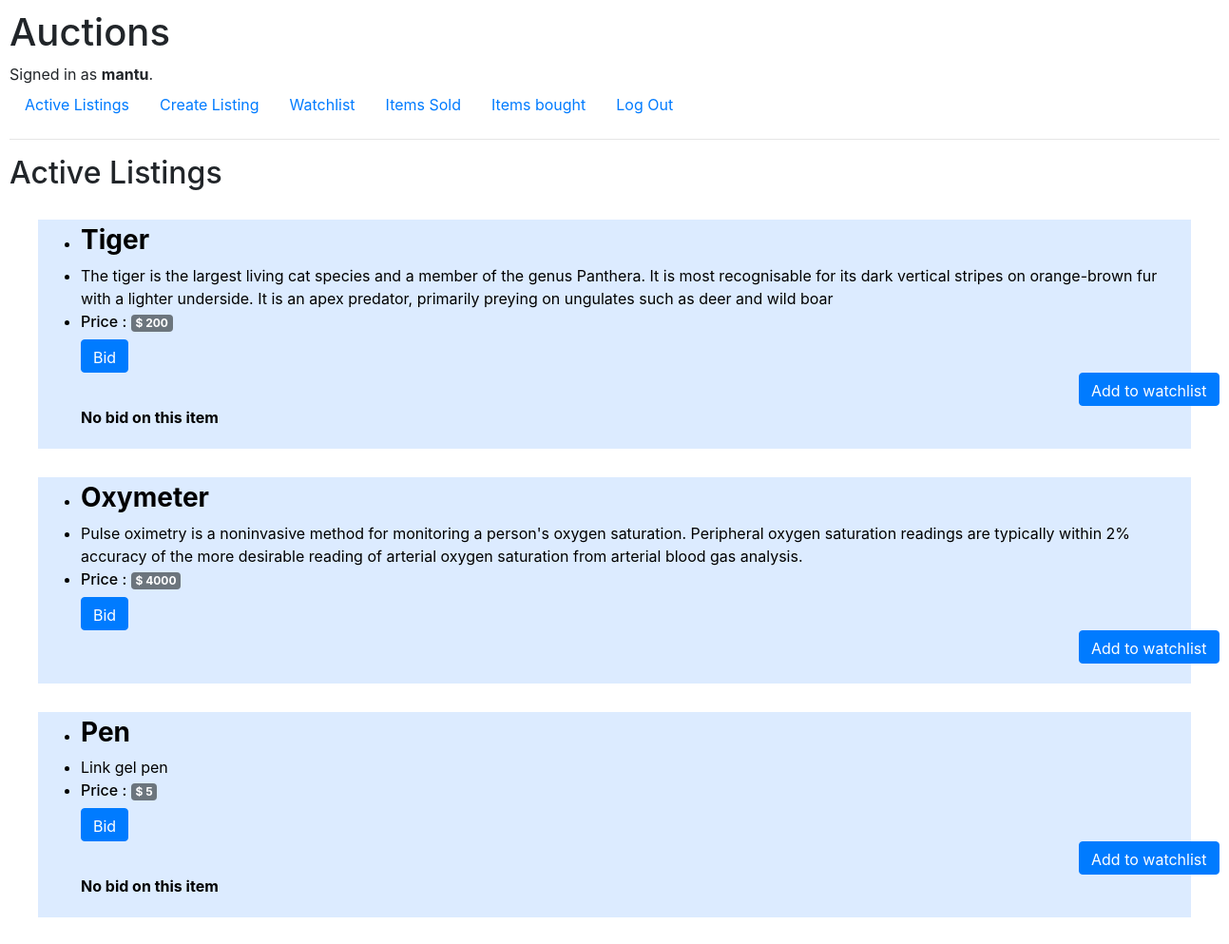
The page / (signed in) on the database its author committed.
### auctions/models.py (models this page shows, shortened)
class User(AbstractUser):
    pass

class Listing(models.Model):
    title = models.CharField(max_length=64)
    details = models.TextField(default='')
    price = models.IntegerField()
    owner = models.CharField(max_length=64)
    buyer = models.CharField(max_length=64 , default="none")
    status = models.CharField(max_length=5 , default="false")

### auctions/views.py (the view)
# urls.py: path("", views.index, name="index"),
def index(request):
    if request.method == "POST" :
        listing = Listing(title=request.POST['title'] , details=request.POST['details'] , price=int(request.POST['price']) , owner=request.user.username ,buyer ="none")
        listing.save()
    id_list = []
    for i in Watchlist.objects.filter(name= request.user.username) :
        id_list.append(i.item)
    return render(request, "auctions/index.html" , {
        "listings": Listing.objects.all() ,
        "check" : id_list
    })

### auctions/templates/auctions/index.html (shortened to what this page needs)
{% extends "auctions/layout.html" %}
{% block body %}
    <h2>Active Listings</h2>
    {% if user.is_authenticated %}
    {% for listing in listings %}
    {% if listing.status == 'false' %}
        <a href="{% url 'bid' listing.id %}" style="text-decoration: none;color: black;">
        <div style="background-color: rgb(220, 235, 255); margin: 30px; padding: 5px;">
        <ul>
            <li><h3><strong>{{listing.title}}</strong></h3></li>
            <li>{{listing.details}}</li>
            <li><h6>Price : <span class="badge badge-secondary">$ {{listing.price}}</span></h6></li>
            {% if user.is_authenticated %}
                {% if listing.owner == user.username %}
                    <div class="btn-group" role="group" aria-label="Basic example">
                        <form action="{% url 'bid' listing.id %}" method="post">
                            {% csrf_token %}
                            {% if listing.buyer != 'none'%}
                                <input class="btn btn-primary" type="submit" name="close" value="Sell" style="height: 35px;">
                            {% endif%}
                            <input class="btn btn-primary" type="submit" name="remove" value="Remove" style="height: 35px;">
                            {% if listing.id in check %}
                                <input class="btn btn-primary" type="submit"  value="Added" style="height: 35px; margin-left: 1050px;">
                            {% else %}
                                <input class="btn btn-primary" type="submit" name="add" value="Add to watchlist" style="height: 35px; margin-left: 1050px;">
                            {% endif %}
                        </form>
                    </div>
                {% else %}
                    <div class="btn-group" role="group" aria-label="Basic example">
                        <form action="{% url 'bid' listing.id %}" method="post">
                            <input class="btn btn-primary" type="submit"  value="Bid" style="height: 35px;">
                            {% if listing.id in check %}
                                <input class="btn btn-primary" type="submit"  value="Added" style="height: 35px; margin-left: 1050px;">
                            {% else %}
                                <input class="btn btn-primary" type="submit" name="add" value="Add to watchlist" style="height: 35px; margin-left: 1050px;">
                            {% endif %}
                        </form>
                    </div>
                {% endif %}
                {% if listing.buyer == 'none'%}
                    <div>
                        <strong>No bid on this item</strong>
                    </div>
                {% elif listing.buyer == user.username %}
                    <div>
                        <strong>You are currently the highest bidder</strong>
                    </div>
                {% endif%}
            {% endif %}
        </ul>
        </div>
        </a>
    {% endif %}
    {% endfor %}
    {% endif %}
{% endblock %}

### auctions/templates/auctions/layout.html (shortened to what this page needs)
{% load static %}
<!DOCTYPE html>
<html lang="en">
    <head>
        <link rel="stylesheet" href="https://stackpath.bootstrapcdn.com/bootstrap/4.4.1/css/bootstrap.min.css">
        <link href="{% static 'auctions/styles.css' %}" rel="stylesheet">
    </head>
    <body>
        <h1>Auctions</h1>
        <div>
            {% if user.is_authenticated %}
                Signed in as <strong>{{ user.username }}</strong>.
            {% else %}
                Not signed in.
            {% endif %}
        </div>
        <ul class="nav">
            <li class="nav-item">
                <a class="nav-link" href="{% url 'index' %}">Active Listings</a>
            </li>
            {% if user.is_authenticated %}
                <li class="nav-item">
                    <a class="nav-link" href="{% url 'create' %}">Create Listing</a>
                </li>
                <li class="nav-item">
                    <a class="nav-link" href="{% url 'watchlist' %}">Watchlist</a>
                </li>
                <li class="nav-item">
                    <a class="nav-link" href="{% url 'sold' %}">Items Sold</a>
                </li>
                <li class="nav-item">
                    <a class="nav-link" href="{% url 'bought' %}">Items bought</a>
                </li>
            {% endif %}
            {% if user.is_authenticated %}
                <li class="nav-item">
                    <a class="nav-link" href="{% url 'logout' %}">Log Out</a>
                </li>
            {% endif %}
        </ul>
        <hr>
        {% block body %}
        {% endblock %}
    </body>
</html>

### auctions/static/auctions/styles.css (style rules this page uses)
body { padding: 10px; }

### rows shown on the page
User: username "mantu"
Listing: title "Tiger", details "The tiger is the largest living cat species and a member of the genus Panthera. It is most recognisable for its dark vertical stripes on orange-brown fur with a lighter underside. It is an apex predator, primarily preying on ungulates such as deer and wild boar", price "200", buyer "No bid on this item"
Listing: title "Oxymeter", details "Pulse oximetry is a noninvasive method for monitoring a person's oxygen saturation. Peripheral oxygen saturation readings are typically within 2% accuracy of the more desirable reading of arterial oxygen saturation from arterial blood gas analysis.", price "4000"
Listing: title "Pen", details "Link gel pen", price "5", buyer "No bid on this item"
